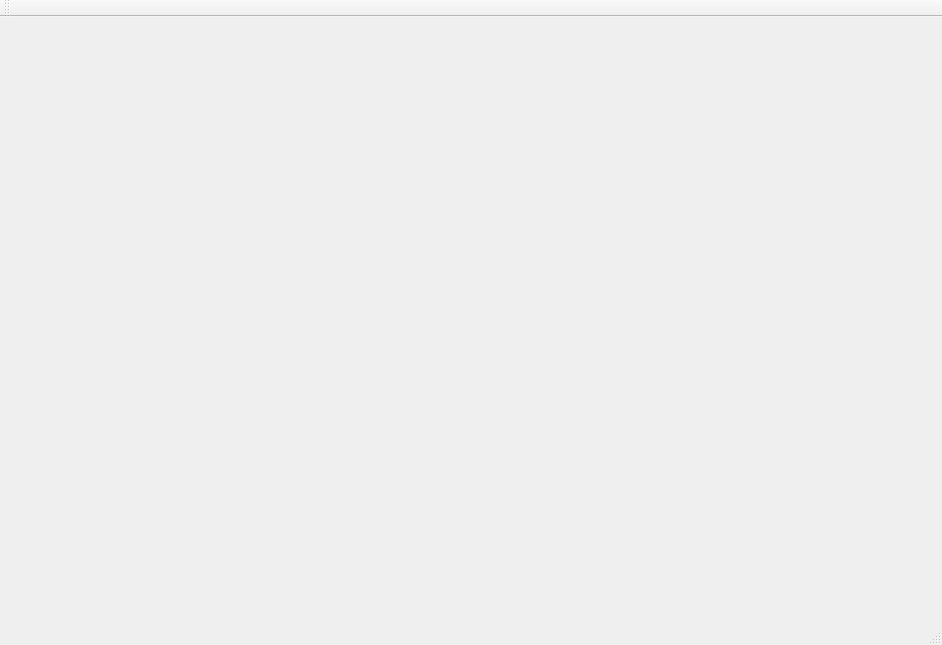
<?xml version="1.0" encoding="UTF-8"?>
<ui version="4.0">
 <class>MainWindow</class>
 <widget class="QMainWindow" name="MainWindow">
  <property name="geometry">
   <rect>
    <x>0</x>
    <y>0</y>
    <width>942</width>
    <height>645</height>
   </rect>
  </property>
  <property name="windowTitle">
   <string>MainWindow</string>
  </property>
  <widget class="QWidget" name="centralWidget"/>
  <widget class="QMenuBar" name="menuBar">
   <property name="geometry">
    <rect>
     <x>0</x>
     <y>0</y>
     <width>942</width>
     <height>31</height>
    </rect>
   </property>
  </widget>
  <widget class="QToolBar" name="mainToolBar">
   <attribute name="toolBarArea">
    <enum>TopToolBarArea</enum>
   </attribute>
   <attribute name="toolBarBreak">
    <bool>false</bool>
   </attribute>
  </widget>
  <widget class="QStatusBar" name="statusBar"/>
 </widget>
 <layoutdefault spacing="6" margin="11"/>
 <resources/>
 <connections/>
</ui>
